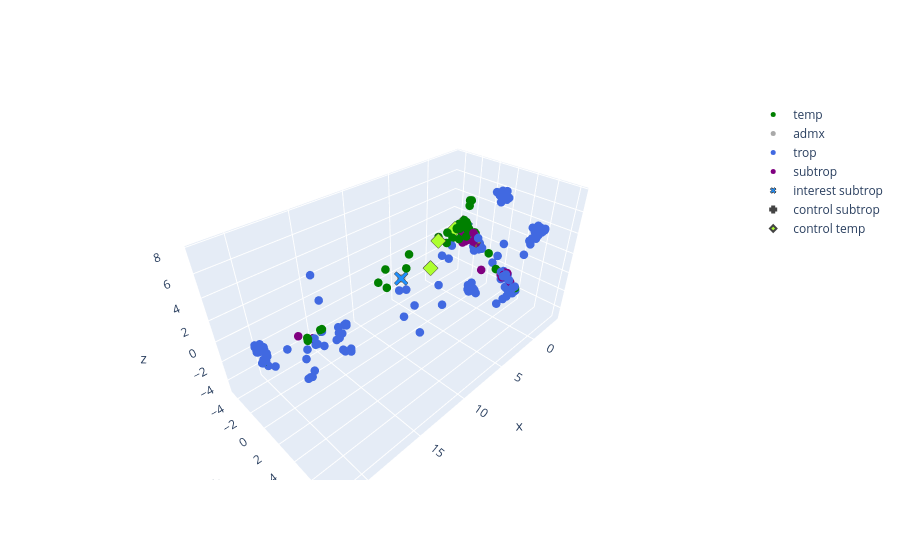

The notebook cell saved with this chart:
### Markdown cell above
### A. Japonica structure within INV.

### Code cell
from sklearn.decomposition import PCA

ref_keep= [2,5,6]


plot_interest(genotype, summary, RG_info, subset_col, Names, code= code, gp_names_dict= gp_names_dict,ref_keep= ref_keep,
                                                    include= Names_select, Sn= Sn, Sm= Sm, gp_cols= gp_cols, sample= False)
